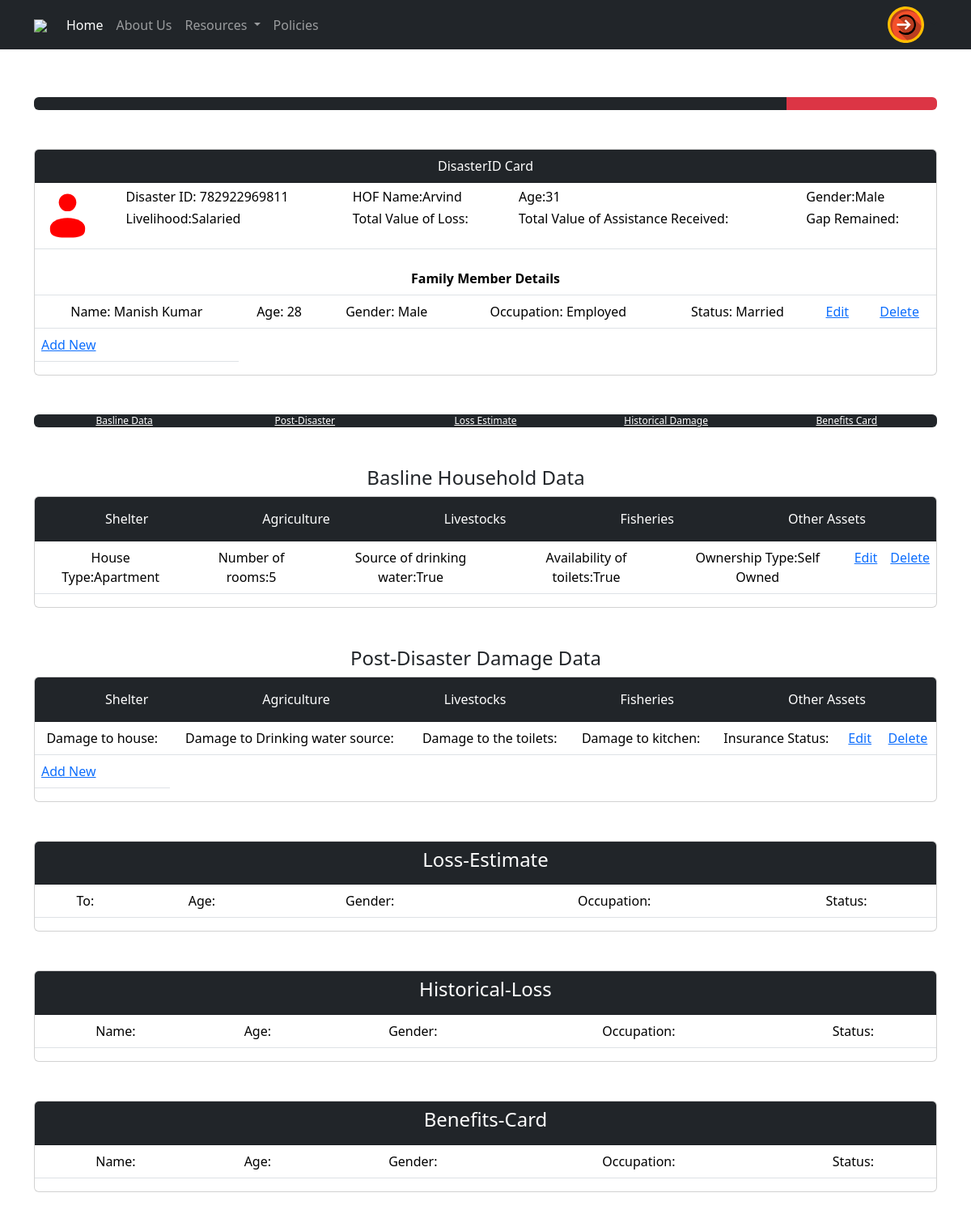
Page /user/profile/6/ on the committed database.
### DisasterID/models.py (models this page shows, shortened)
class UserProfile(models.Model):
    email = models.EmailField(unique=True, null=True)
    disaster_id = models.CharField(max_length=12, unique=True, null=True)
    password=models.CharField(max_length=18, null=True)

class BasicUserDetails(models.Model):
    user_profile = models.OneToOneField(UserProfile, on_delete=models.CASCADE)
    name = models.CharField(max_length=255, null=True)
    age=models.IntegerField(validators=[MinValueValidator(1),MaxValueValidator(120)], null=True)
    gender=models.CharField(max_length=20, null=True)
    livelihood=models.CharField(max_length=50, null=True)

### userProfile/models.py (models this page shows)
class FamilyMember(models.Model):
    GENDER_CHOICES = (
        ('Male', 'Male'),
        ('Female', 'Female'),
        ('Other', 'Other'),
    )
    OCCUPATION_CHOICES = (
        ('Student', 'Student'),
        ('Employed', 'Employed'),
        ('Unemployed', 'Unemployed'),
    )
    STATUS_CHOICES = (
        ('Single', 'Single'),
        ('Married', 'Married'),
        ('Divorced', 'Divorced'),
        ('Widowed', 'Widowed'),
    )
    user_profile = models.ForeignKey(UserProfile, on_delete=models.CASCADE)
    name = models.CharField(max_length=100)
    age = models.IntegerField()
    gender = models.CharField(max_length=50, choices=GENDER_CHOICES)
    occupation = models.CharField(max_length=50, choices=OCCUPATION_CHOICES)
    status = models.CharField(max_length=50, choices=STATUS_CHOICES)

class Shelter_Details(models.Model):
    HOUSE_TYPE_CHOICES = [
        ('Apartment', 'Apartment'),
        ('House', 'House'),
        ('Bungalow', 'Bungalow'),
        ('Cottage', 'Cottage'),
        ('Other', 'Other'),
    ]
    HOUSE_DAMAGE_CHOICES = [
        ('Self Owned', 'Self Owned'),
        ('Govt. Owned', 'Govt. Owned'),
        ('Rented', 'Rented'),
    ]
    TOILET_CHOICES = [
        (True, 'Yes'),
        (False, 'No'),
    ]
    DRINKING_WATER_CHOICES = [
        (True, 'Available'),
        (False, 'Not available'),
    ]
    user_profile = models.ForeignKey(UserProfile, on_delete=models.CASCADE)
    house_type = models.CharField(max_length=100, choices=HOUSE_TYPE_CHOICES)
    room_numbers = models.IntegerField()
    availability_of_toilets = models.BooleanField(choices=TOILET_CHOICES)
    drinking_water_source = models.BooleanField(choices=DRINKING_WATER_CHOICES)
    ownership_type = models.CharField(max_length=50, choices=HOUSE_DAMAGE_CHOICES)

### userProfile/views.py (the view)
# urls.py: path('user',include("userProfile.urls"))
def userProfile(requests, email_verification_id):
    email_verification = EmailVerification.objects.get(id=email_verification_id)
    basicdetails=BasicUserDetails.objects.get(user_profile_id=email_verification.user_profile.id)
    familyMembers=FamilyMember.objects.filter(user_profile_id=email_verification.user_profile.id)
    shelterdetails=Shelter_Details.objects.filter(user_profile_id=email_verification.user_profile.id)
    return render(requests, "userProfile/home.html", {
        "user_profile": email_verification.user_profile,
        "basicdetails":basicdetails,
        "familymembers":familyMembers,
        "shelterdetails":shelterdetails
    })

### userProfile/templates/userProfile/home.html (shortened to what this page needs)
{% extends "base.html" %}
{% load static %}
{% block content %}
<div class="container mt-5">
    <div class="progress">
        {% for _ in '12345' %}
        <div class="progress-bar bg-dark" style="width:20%"></div>
        {% endfor %}
        <div class="progress-bar bg-danger" style="width:20%"></div>
    </div>
</div>
<div class="container mt-5">
    <div class="row">
        <div class="col-md-12">
            <div class="card" >
                <div class="card-header bg-dark text-white" id="location-map-header" style="text-align:center;">DisasterID Card</div>
                <div class="card-body p-0">
                    <table class="table">
                        <tr>
                            <td>
                            </td>
                            <td>
                                <h6>Disaster ID: {{user_profile.disaster_id}}</h6>
                                <h6>Livelihood:{{basicdetails.livelihood}}</h6>
                            </td>
                            <td>
                                <h6>HOF Name:{{basicdetails.name}}</h6>
                                <h6>Total Value of Loss:</h6>
                            </td>
                            <td>
                                <h6>Age:{{basicdetails.age}}</h6>
                                <h6>Total Value of Assistance Received:</h6>
                            </td>
                            <td>
                                <h6>Gender:{{basicdetails.gender}}</h6>
                                <h6>Gap Remained:</h6>
                            </td>
                        </tr>
                    </table>
                    <table class="table" >
                        <tr>
                            <th class="text-center" colspan="7">Family Member Details</th>
                        </tr>
                        {% for member in familymembers %}
                        <tr>
                            <td class="text-center">Name: {{member.name}}</td>
                            <td class="text-center">Age: {{member.age}}</td>
                            <td class="text-center">Gender: {{member.gender}}</td>
                            <td class="text-center">Occupation: {{member.occupation}}</td>
                            <td class="text-center">Status: {{member.status}}</td>
                            <td class="text-center"><a href="{%url "edit-members-details" member.id %}">Edit</a></td>
                            <td class="text-center"><a href="#">Delete</a></td>
                        </tr>
                        {%endfor%}
                        <tr>
                            <td><a href="{%url "add-members" user_profile.id %}">Add New</a></td>
                        </tr>
                    </table>
                </div>
            </div>
        </div>
    </div>
</div>
<div class="container mt-5 fixed">
    <div class="progress">
        <div class="progress-bar bg-dark" style="width:20%">
          <a href="#pre-disaster" class="text-white">Basline Data</a>
        </div>
        <div class="progress-bar bg-dark" style="width:20%">
            <a href="#post-disaster" class="text-white">Post-Disaster</a>
        </div>
        <div class="progress-bar bg-dark" style="width:20%">
            <a href="#loss-estimate" class="text-white">Loss Estimate</a>
        </div>
        <div class="progress-bar bg-dark" style="width:20%">
            <a href="#historical-damage" class="text-white">Historical Damage</a>
        </div>
        <div class="progress-bar bg-dark" style="width:20%">
            <a href="#benefits-card" class="text-white">Benefits Card</a>
        </div>
      </div>
</div>
<div id="pre-disaster" class="container mt-5">
    <div class="row">
        <div class="row justify-content-center border-1">
            <h4 class="text-center">Basline Household Data</h4>
        </div>
        <div class="col-md-12">
            <div class="card" id="map-container">
                <div class="card-header bg-dark" id="location-map-header" style="text-align:center;">
                    <div class="row justify-content-center">
                        <div class="col-md-12 border-1">
                            <div class="btn-group btn-group-horizontal" role="group" style="width: 100%;">
                                <button type="button" class="btn btn-transparent text-white" >Shelter</button>
                                <button type="button" class="btn btn-transparent text-white" >Agriculture</button>
                                <button type="button" class="btn btn-transparent text-white" >Livestocks</button>
                                <button type="button" class="btn btn-transparent text-white" >Fisheries</button>
                                <button type="button" class="btn btn-transparent text-white" >Other Assets</button>
                            </div>
                        </div>
                    </div>
                </div>
                <div class="card-body p-0">
                    <table class="table table-hover" >
                        {% if shelterdetails %}
                        {% for shelter in shelterdetails %}
                        <tr>
                            <td class="text-center">House Type:{{shelter.house_type}}</td>
                            <td class="text-center">Number of rooms:{{shelter.room_numbers}}</td>
                            <td class="text-center">Source of drinking water:{{shelter.availability_of_toilets}}</td>
                            <td class="text-center">Availability of toilets:{{shelter.drinking_water_source}}</td>
                            <td class="text-center">Ownership Type:{{shelter.ownership_type}}</td>
                            <td class="text-center"><a href="#">Edit</a></td>
                            <td class="text-center"><a href="#">Delete</a></td>
                        </tr>
                        {%endfor%}
                        {%else%}
                        <tr>
                            <td><a href="{%url "add-shelterdetails" user_profile.id %}">Add New</a></td>
                        </tr>
                        {%endif%}
                    </table>
                </div>
            </div>
        </div>
    </div>
</div>
<div id="post-disaster" class="container mt-5">
    <div class="row">
        <div class="row justify-content-center border-1">
            <h4 class="text-center">Post-Disaster Damage Data</h4>
        </div>
        <div class="col-md-12">
            <div class="card" id="map-container">
                <div class="card-header bg-dark" id="location-map-header" style="text-align:center;">
                    <div class="row justify-content-center">
                        <div class="col-md-12 border-1">
                            <div class="btn-group btn-group-horizontal" role="group" style="width: 100%;">
                                <button type="button" class="btn btn-transparent text-white" >Shelter</button>
                                <button type="button" class="btn btn-transparent text-white" >Agriculture</button>
                                <button type="button" class="btn btn-transparent text-white" >Livestocks</button>
                                <button type="button" class="btn btn-transparent text-white" >Fisheries</button>
                                <button type="button" class="btn btn-transparent text-white" >Other Assets</button>
                            </div>
                        </div>
                    </div>
                </div>
                <div class="card-body p-0">
                    <table class="table table-hover" >
                        <tr>
                            <td class="text-center">Damage to house:</td>
                            <td class="text-center">Damage to Drinking water source:</td>
                            <td class="text-center">Damage to the toilets:</td>
                            <td class="text-center">Damage to kitchen:</td>
                            <td class="text-center">Insurance Status:</td>
                            <td class="text-center"><a href="#">Edit</a></td>
                            <td class="text-center"><a href="#">Delete</a></td>
                        </tr>
                        <tr>
                            <td><a href="#">Add New</a></td>
                        </tr>
                    </table>
                </div>
            </div>
        </div>
    </div>
</div>
<div id="loss-estimate" class="container mt-5">
    <div class="row">
        <div class="col-md-12">
            <div class="card" id="map-container">
                <div class="card-header bg-dark" id="location-map-header" style="text-align:center;">
                    <div class="row justify-content-center">
                        <h4 class="text-center text-white">Loss-Estimate</h4>
                    </div>
                </div>
                <div class="card-body p-0">
                    <table class="table table-hover" >
                        <tr>
                            <td class="text-center">To:</td>
                            <td class="text-center">Age:</td>
                            <td class="text-center">Gender:</td>
                            <td class="text-center">Occupation:</td>
                            <td class="text-center">Status:</td>
                        </tr>
                    </table>
                </div>
            </div>
        </div>
    </div>
</div>
<div id="historical-damage" class="container mt-5">
        <div class="row">
            <div class="col-md-12">
                <div class="card" id="map-container">
                    <div class="card-header bg-dark" id="location-map-header" style="text-align:center;">
                        <div class="row justify-content-center">
                            <h4 class="text-center text-white">Historical-Loss</h4>
                        </div>
                    </div>
                    <div class="card-body p-0">
                        <table class="table table-hover" >
                            <tr>
                                <td class="text-center">Name:</td>
                                <td class="text-center">Age:</td>
                                <td class="text-center">Gender:</td>
                                <td class="text-center">Occupation:</td>
                                <td class="text-center">Status:</td>
                            </tr>
                        </table>
                    </div>
                </div>
            </div>
        </div>
    </div>
<div id="benefits-card" class="container mt-5 mb-5">
        <div class="row">
            <div class="col-md-12">
                <div class="card" id="map-container">
                    <div class="card-header bg-dark" id="location-map-header" style="text-align:center;">
                        <div class="row justify-content-center">
                            <h4 class="text-center text-white">Benefits-Card</h4>
                        </div>
                    </div>
                    <div class="card-body p-0">
                        <table class="table table-hover" >
                            <tr>
                                <td class="text-center">Name:</td>
                                <td class="text-center">Age:</td>
                                <td class="text-center">Gender:</td>
                                <td class="text-center">Occupation:</td>
                                <td class="text-center">Status:</td>
                            </tr>
                        </table>
                    </div>
                </div>
            </div>
        </div>
    </div>
{% endblock %}

### rows in the picture
UserProfile: disaster_id "782922969811"
BasicUserDetails: livelihood "Salaried", name "Arvind", age "31", gender "Male"
FamilyMember: name "Manish Kumar", age "28", gender "Male", occupation "Employed", status "Married"
Shelter_Details: house_type "Apartment", room_numbers "5", availability_of_toilets "True", drinking_water_source "True", ownership_type "Self Owned"
